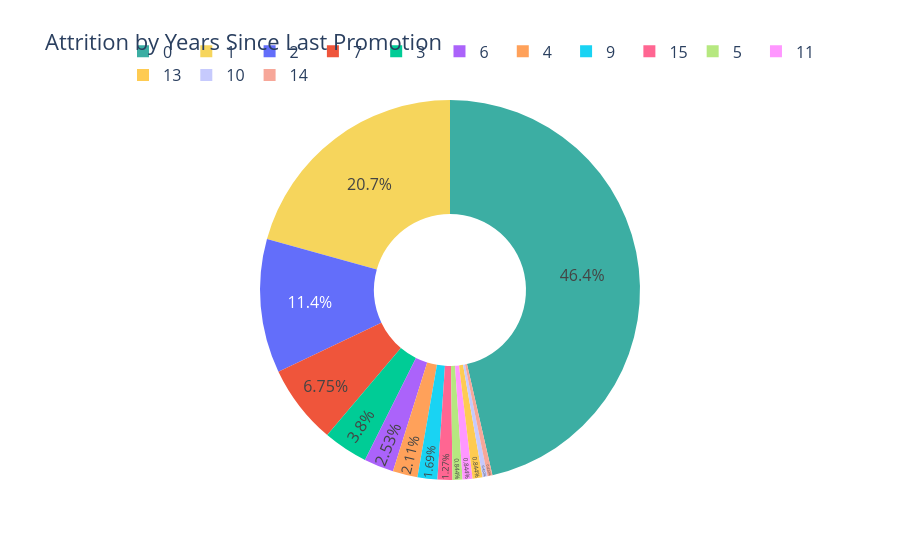

Here is the notebook cell this chart was saved with:
### Markdown cell above
## attrition by the number of years since the last promotion:

### Code cell
attrition_by = attrition_data.groupby(['YearsSinceLastPromotion']).size().reset_index(name='Count')

fig = go.Figure(data=[go.Pie(
    labels=attrition_by['YearsSinceLastPromotion'],
    values=attrition_by['Count'],
    hole=0.4,
    marker=dict(colors=['#3CAEA3', '#F6D55C']),
    textposition='inside'
)])
fig.update_layout(title='Attrition by Years Since Last Promotion', font=dict(size=16), legend=dict(
    orientation="h", yanchor="bottom", y=1.02, xanchor="right", x=1
))
fig.show()

### Figure 1 — Plotly figure (JSON) as saved in the notebook; plotly's stock layout.template omitted (floating-point values rounded to 4 significant figures)
{"data": [{"hole": 0.4, "labels": [0, 1, 2, 3, 4, 5, 6, 7, 9, 10, 11, 13, 14, 15], "marker": {"colors": ["#3CAEA3", "#F6D55C"]}, "textposition": "inside", "type": "pie", "values": [110, 49, 27, 9, 5, 2, 6, 16, 4, 1, 2, 2, 1, 3]}], "layout": {"font": {"size": 16}, "legend": {"orientation": "h", "x": 1, "xanchor": "right", "y": 1.02, "yanchor": "bottom"}, "title": {"text": "Attrition by Years Since Last Promotion"}}}
